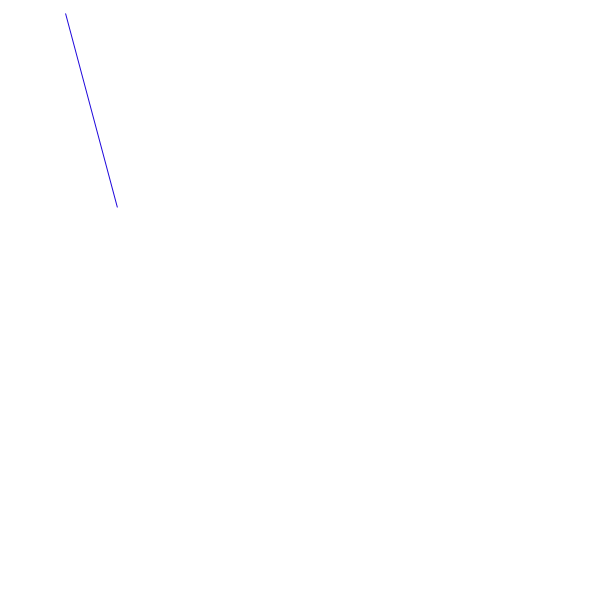
Frame 1 (no input)
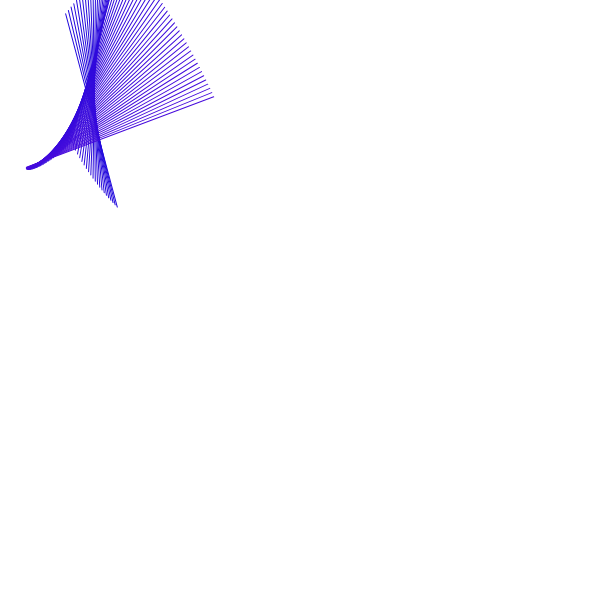
Frame 60 (no input)
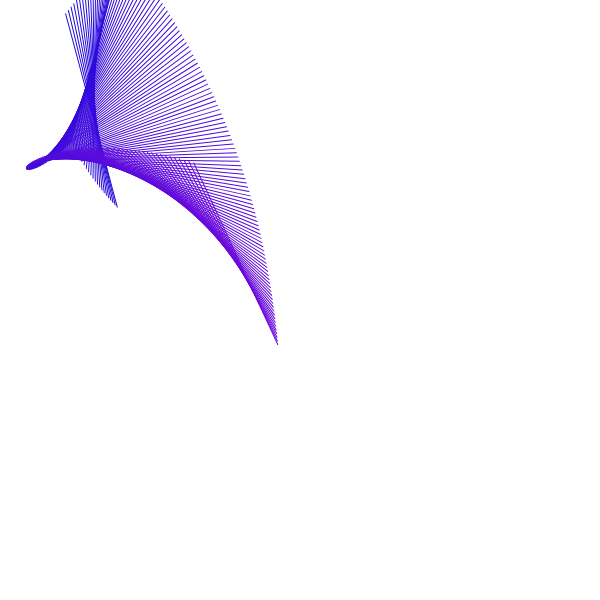
Frame 120 (the mouse pressed at the canvas centre since frame 60)

The p5.js sketch that drew these frames (run headless with seeded random() and noise() and a simulated clock; from frame 60 on, the mouse is pressed at the canvas centre):

// p5.js sketch
// ── sketch.js
let x;
let y;
let speedX = 5;
let speedY = 3;

function setup() {
  createCanvas(600, 600);
  background(255);
  x = random(0, 110);
  y = random(0, 300);
  speedX = random(-3, 3);
  speedY = random(-10, 10);
}

function draw() {
  const greenVal = map(x, 0, width, 0, 255);
  // const blueVal = map(y, 0, width, 0, 255);
  
  translate(x, y);
  const rotation = map(x, 0, height, 0, 10);
  // rotate(TWO_PI);
  rotate(rotation);
  stroke(greenVal, 10, 220);
  // ellipse(mouseX, mouseY, 50, 50);
  
  line(-50, 0, 150, 0);
  
  x = x + speedX;
  y = y + speedY;
  if (x > width || x < 0){
    speedX = -speedX;
  }
  if (y > height || y < 0){
    speedY= -speedY;
  }
  
}
